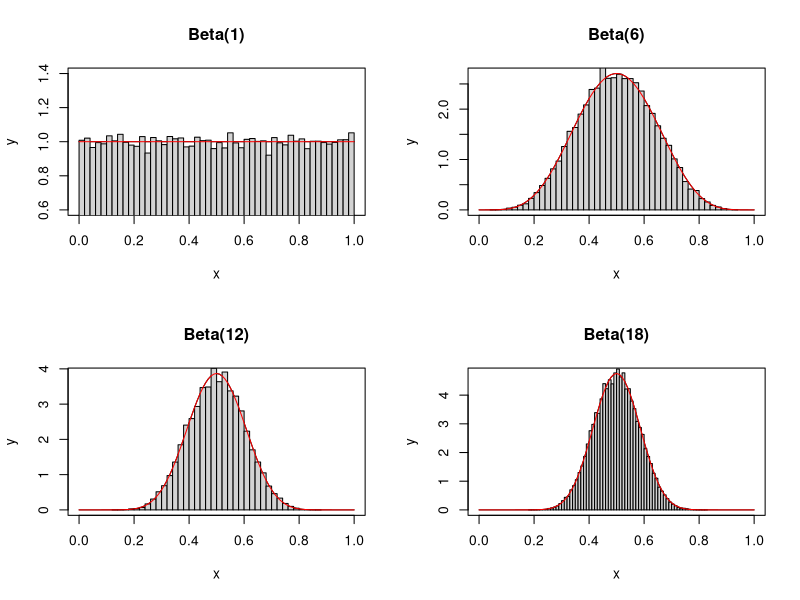
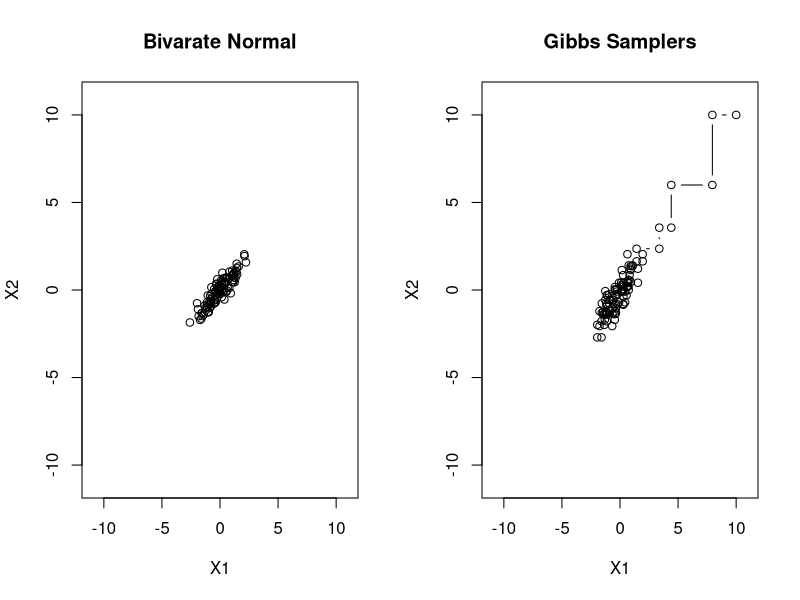

These charts were generated, in order, by the following R code:
# 2018.10.27 recap
#####################################
# MCMC
#####################################

#1. M-H algorithm

#target distributions Beta(a,a)

a = c(1,6,12,18)
target = function(x,i) dbeta(x, a[i], a[i]) #beta distribution 
?dbeta

# grid for plotting density function
x = seq(0,1,0.01)
x
#storage vector
N =  150000
sim.vec = matrix(0,4,N)

#Metropolis algorithm with normal kernel
par(mfrow=c(2,2))
for (i in 1:4)
{
  y = target(x,i)
  plot(x, y, type="l", main=paste("Beta(", a[i],")",sep=""))
  
  current.x = 1/2  # Initial value
  for (k in 1:N)
  {
    propose.x = rnorm(1, current.x, 0.5) #~normal dist
    alpha = min(1, target(propose.x, i)/target(current.x,i))
    if (alpha==1) current.x = propose.x
    else
    {
      tmp = runif(1)
      if (tmp <= alpha) current.x = propose.x
    }
    sim.vec[i,k] = current.x
  }
  #plot result
  hist(sim.vec[i,50000:N], n= 50, prob=TRUE, add=T)
  lines(x,y,col="red")
}

#1. Gibbs sampler

#bivariate normal distribution <- target dist

par(mfrow=c(1,2))
library(MASS)

mu = c(0,0)
sigma = matrix(c(1,0.8,1,0.8),2,2)
Y = mvrnorm(100,mu,sigma)
plot(Y, xlim=c(-11,11), ylim=c(-11,11), xlab="X1", ylab="X2", main="Bivarate Normal")

N = 100
rho = 0.8

X1 = vector('numeric', N)
X2 = vector('numeric', N)

#Chain 1
X1[1] = 10
X2[1] = 10

for (i in 2:100)
{
  if ( i%%2 == 1)
  {
    X1[i] = X1[i-1]
    X2[i] = rnorm(1, mean=rho*X1[i-1], sd=sqrt(1-rho^2))
  }
  else
  {
    X1[i] = rnorm(1, mean=rho*X2[i-1], sd=sqrt(1-rho^2))
    X2[i] = X2[i-1]
  }
}

plot(X1, X2, type="b", xlim=c(-11,11), ylim=c(-11,11), main="Gibbs Samplers")
